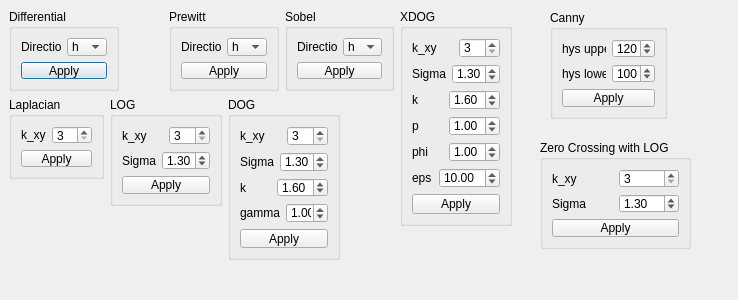
<?xml version="1.0" encoding="UTF-8"?>
<ui version="4.0">
 <class>EdgeDetectorDialog</class>
 <widget class="QDialog" name="EdgeDetectorDialog">
  <property name="geometry">
   <rect>
    <x>0</x>
    <y>0</y>
    <width>738</width>
    <height>300</height>
   </rect>
  </property>
  <property name="windowTitle">
   <string>EdgeDetector Dialog</string>
  </property>
  <widget class="QGroupBox" name="grp_Differential">
   <property name="geometry">
    <rect>
     <x>9</x>
     <y>9</y>
     <width>110</width>
     <height>82</height>
    </rect>
   </property>
   <property name="title">
    <string>Differential</string>
   </property>
   <layout class="QVBoxLayout" name="verticalLayout">
    <item>
     <layout class="QHBoxLayout" name="horizontalLayout">
      <item>
       <widget class="QLabel" name="lbl_Differential_Direction">
        <property name="text">
         <string>Direction</string>
        </property>
       </widget>
      </item>
      <item>
       <widget class="QComboBox" name="cBox_Differential_Direction">
        <item>
         <property name="text">
          <string>h</string>
         </property>
        </item>
        <item>
         <property name="text">
          <string>v</string>
         </property>
        </item>
        <item>
         <property name="text">
          <string>ut</string>
         </property>
        </item>
        <item>
         <property name="text">
          <string>dt</string>
         </property>
        </item>
       </widget>
      </item>
     </layout>
    </item>
    <item>
     <widget class="QPushButton" name="pBtn_Differential_Apply">
      <property name="text">
       <string>Apply</string>
      </property>
     </widget>
    </item>
   </layout>
  </widget>
  <widget class="QGroupBox" name="grp_Prewitt">
   <property name="geometry">
    <rect>
     <x>169</x>
     <y>9</y>
     <width>110</width>
     <height>82</height>
    </rect>
   </property>
   <property name="title">
    <string>Prewitt</string>
   </property>
   <layout class="QVBoxLayout" name="verticalLayout_2">
    <item>
     <layout class="QHBoxLayout" name="horizontalLayout_2">
      <item>
       <widget class="QLabel" name="lbl_Prewitt_Direction">
        <property name="text">
         <string>Direction</string>
        </property>
       </widget>
      </item>
      <item>
       <widget class="QComboBox" name="cBox_Prewitt_Direction">
        <item>
         <property name="text">
          <string>h</string>
         </property>
        </item>
        <item>
         <property name="text">
          <string>v</string>
         </property>
        </item>
        <item>
         <property name="text">
          <string>ut</string>
         </property>
        </item>
        <item>
         <property name="text">
          <string>dt</string>
         </property>
        </item>
       </widget>
      </item>
     </layout>
    </item>
    <item>
     <widget class="QPushButton" name="pBtn_Prewitt_Apply">
      <property name="text">
       <string>Apply</string>
      </property>
     </widget>
    </item>
   </layout>
  </widget>
  <widget class="QGroupBox" name="grp_Sobel">
   <property name="geometry">
    <rect>
     <x>285</x>
     <y>9</y>
     <width>109</width>
     <height>82</height>
    </rect>
   </property>
   <property name="title">
    <string>Sobel</string>
   </property>
   <layout class="QVBoxLayout" name="verticalLayout_3">
    <item>
     <layout class="QHBoxLayout" name="horizontalLayout_3">
      <item>
       <widget class="QLabel" name="lbl_Sobel_Direction">
        <property name="text">
         <string>Direction</string>
        </property>
       </widget>
      </item>
      <item>
       <widget class="QComboBox" name="cBox_Sobel_Direction">
        <item>
         <property name="text">
          <string>h</string>
         </property>
        </item>
        <item>
         <property name="text">
          <string>v</string>
         </property>
        </item>
        <item>
         <property name="text">
          <string>ut</string>
         </property>
        </item>
        <item>
         <property name="text">
          <string>dt</string>
         </property>
        </item>
       </widget>
      </item>
     </layout>
    </item>
    <item>
     <widget class="QPushButton" name="pBtn_Sobel_Apply">
      <property name="text">
       <string>Apply</string>
      </property>
     </widget>
    </item>
   </layout>
  </widget>
  <widget class="QGroupBox" name="grp_XDOG">
   <property name="geometry">
    <rect>
     <x>400</x>
     <y>9</y>
     <width>112</width>
     <height>217</height>
    </rect>
   </property>
   <property name="title">
    <string>XDOG</string>
   </property>
   <layout class="QVBoxLayout" name="verticalLayout_7">
    <item>
     <layout class="QHBoxLayout" name="horizontalLayout_11">
      <item>
       <widget class="QLabel" name="lbl_XDOG_kxy">
        <property name="text">
         <string>k_xy</string>
        </property>
       </widget>
      </item>
      <item>
       <widget class="QSpinBox" name="sBox_XDOG_kxy">
        <property name="minimum">
         <number>3</number>
        </property>
        <property name="singleStep">
         <number>2</number>
        </property>
       </widget>
      </item>
     </layout>
    </item>
    <item>
     <layout class="QHBoxLayout" name="horizontalLayout_12">
      <item>
       <widget class="QLabel" name="lbl_XDOG_Sigma">
        <property name="text">
         <string>Sigma</string>
        </property>
       </widget>
      </item>
      <item>
       <widget class="QDoubleSpinBox" name="dsBox_XDOG_Sigma">
        <property name="minimum">
         <double>0.100000000000000</double>
        </property>
        <property name="maximum">
         <double>30.000000000000000</double>
        </property>
        <property name="singleStep">
         <double>0.100000000000000</double>
        </property>
        <property name="value">
         <double>1.300000000000000</double>
        </property>
       </widget>
      </item>
     </layout>
    </item>
    <item>
     <layout class="QHBoxLayout" name="horizontalLayout_13">
      <item>
       <widget class="QLabel" name="lbl_XDOG_k">
        <property name="text">
         <string>k</string>
        </property>
       </widget>
      </item>
      <item>
       <widget class="QDoubleSpinBox" name="dsBox_XDOG_k">
        <property name="minimum">
         <double>0.100000000000000</double>
        </property>
        <property name="maximum">
         <double>5.000000000000000</double>
        </property>
        <property name="singleStep">
         <double>0.100000000000000</double>
        </property>
        <property name="value">
         <double>1.600000000000000</double>
        </property>
       </widget>
      </item>
     </layout>
    </item>
    <item>
     <layout class="QHBoxLayout" name="horizontalLayout_14">
      <item>
       <widget class="QLabel" name="lbl_XDOG_gamma">
        <property name="text">
         <string>p</string>
        </property>
       </widget>
      </item>
      <item>
       <widget class="QDoubleSpinBox" name="dsBox_XDOG_p">
        <property name="minimum">
         <double>0.000000000000000</double>
        </property>
        <property name="maximum">
         <double>5.000000000000000</double>
        </property>
        <property name="singleStep">
         <double>0.100000000000000</double>
        </property>
        <property name="value">
         <double>1.000000000000000</double>
        </property>
       </widget>
      </item>
     </layout>
    </item>
    <item>
     <layout class="QHBoxLayout" name="horizontalLayout_15">
      <item>
       <widget class="QLabel" name="lbl_XDOG_phi">
        <property name="text">
         <string>phi</string>
        </property>
       </widget>
      </item>
      <item>
       <widget class="QDoubleSpinBox" name="dsBox_XDOG_phi">
        <property name="minimum">
         <double>0.100000000000000</double>
        </property>
        <property name="maximum">
         <double>5.000000000000000</double>
        </property>
        <property name="singleStep">
         <double>0.100000000000000</double>
        </property>
        <property name="value">
         <double>1.000000000000000</double>
        </property>
       </widget>
      </item>
     </layout>
    </item>
    <item>
     <layout class="QHBoxLayout" name="horizontalLayout_16">
      <item>
       <widget class="QLabel" name="lbl_XDOG_eps">
        <property name="text">
         <string>eps</string>
        </property>
       </widget>
      </item>
      <item>
       <widget class="QDoubleSpinBox" name="dsBox_XDOG_eps">
        <property name="minimum">
         <double>-50.000000000000000</double>
        </property>
        <property name="maximum">
         <double>50.000000000000000</double>
        </property>
        <property name="value">
         <double>10.000000000000000</double>
        </property>
       </widget>
      </item>
     </layout>
    </item>
    <item>
     <widget class="QPushButton" name="pBtn_XDOG_Apply">
      <property name="text">
       <string>Apply</string>
      </property>
     </widget>
    </item>
   </layout>
  </widget>
  <widget class="QGroupBox" name="grp_Laplacian">
   <property name="geometry">
    <rect>
     <x>9</x>
     <y>97</y>
     <width>95</width>
     <height>82</height>
    </rect>
   </property>
   <property name="title">
    <string>Laplacian</string>
   </property>
   <layout class="QVBoxLayout" name="verticalLayout_5">
    <item>
     <layout class="QHBoxLayout" name="horizontalLayout_6">
      <item>
       <widget class="QLabel" name="lbl_Laplacian_kxy">
        <property name="text">
         <string>k_xy</string>
        </property>
       </widget>
      </item>
      <item>
       <widget class="QSpinBox" name="sBox_Laplacian_kxy">
        <property name="minimum">
         <number>3</number>
        </property>
        <property name="singleStep">
         <number>2</number>
        </property>
       </widget>
      </item>
     </layout>
    </item>
    <item>
     <widget class="QPushButton" name="pBtn_Laplacian_Apply">
      <property name="text">
       <string>Apply</string>
      </property>
     </widget>
    </item>
   </layout>
  </widget>
  <widget class="QGroupBox" name="grp_LOG">
   <property name="geometry">
    <rect>
     <x>110</x>
     <y>97</y>
     <width>112</width>
     <height>109</height>
    </rect>
   </property>
   <property name="title">
    <string>LOG</string>
   </property>
   <layout class="QVBoxLayout" name="verticalLayout_4">
    <item>
     <layout class="QHBoxLayout" name="horizontalLayout_5">
      <item>
       <widget class="QLabel" name="lbl_LOG_kxy">
        <property name="text">
         <string>k_xy</string>
        </property>
       </widget>
      </item>
      <item>
       <widget class="QSpinBox" name="sBox_LOG_kxy">
        <property name="minimum">
         <number>3</number>
        </property>
        <property name="singleStep">
         <number>2</number>
        </property>
       </widget>
      </item>
     </layout>
    </item>
    <item>
     <layout class="QHBoxLayout" name="horizontalLayout_4">
      <item>
       <widget class="QLabel" name="lbl_LOG_Sigma">
        <property name="text">
         <string>Sigma</string>
        </property>
       </widget>
      </item>
      <item>
       <widget class="QDoubleSpinBox" name="dsBox_LOG_Sigma">
        <property name="minimum">
         <double>0.100000000000000</double>
        </property>
        <property name="maximum">
         <double>30.000000000000000</double>
        </property>
        <property name="singleStep">
         <double>0.100000000000000</double>
        </property>
        <property name="value">
         <double>1.300000000000000</double>
        </property>
       </widget>
      </item>
     </layout>
    </item>
    <item>
     <widget class="QPushButton" name="pBtn_LOG_Apply">
      <property name="text">
       <string>Apply</string>
      </property>
     </widget>
    </item>
   </layout>
  </widget>
  <widget class="QGroupBox" name="grp_DOG">
   <property name="geometry">
    <rect>
     <x>228</x>
     <y>97</y>
     <width>112</width>
     <height>163</height>
    </rect>
   </property>
   <property name="title">
    <string>DOG</string>
   </property>
   <layout class="QVBoxLayout" name="verticalLayout_6">
    <item>
     <layout class="QHBoxLayout" name="horizontalLayout_7">
      <item>
       <widget class="QLabel" name="lbl_DOG_kxy">
        <property name="text">
         <string>k_xy</string>
        </property>
       </widget>
      </item>
      <item>
       <widget class="QSpinBox" name="sBox_DOG_kxy">
        <property name="minimum">
         <number>3</number>
        </property>
        <property name="singleStep">
         <number>2</number>
        </property>
       </widget>
      </item>
     </layout>
    </item>
    <item>
     <layout class="QHBoxLayout" name="horizontalLayout_8">
      <item>
       <widget class="QLabel" name="lbl_DOG_Sigma">
        <property name="text">
         <string>Sigma</string>
        </property>
       </widget>
      </item>
      <item>
       <widget class="QDoubleSpinBox" name="dsBox_DOG_Sigma">
        <property name="minimum">
         <double>0.100000000000000</double>
        </property>
        <property name="maximum">
         <double>30.000000000000000</double>
        </property>
        <property name="singleStep">
         <double>0.100000000000000</double>
        </property>
        <property name="value">
         <double>1.300000000000000</double>
        </property>
       </widget>
      </item>
     </layout>
    </item>
    <item>
     <layout class="QHBoxLayout" name="horizontalLayout_9">
      <item>
       <widget class="QLabel" name="lbl_DOG_k">
        <property name="text">
         <string>k</string>
        </property>
       </widget>
      </item>
      <item>
       <widget class="QDoubleSpinBox" name="dsBox_DOG_k">
        <property name="minimum">
         <double>0.100000000000000</double>
        </property>
        <property name="maximum">
         <double>5.000000000000000</double>
        </property>
        <property name="singleStep">
         <double>0.100000000000000</double>
        </property>
        <property name="value">
         <double>1.600000000000000</double>
        </property>
       </widget>
      </item>
     </layout>
    </item>
    <item>
     <layout class="QHBoxLayout" name="horizontalLayout_10">
      <item>
       <widget class="QLabel" name="lbl_DOG_gamma">
        <property name="text">
         <string>gamma</string>
        </property>
       </widget>
      </item>
      <item>
       <widget class="QDoubleSpinBox" name="dsBox_DOG_gamma">
        <property name="minimum">
         <double>0.100000000000000</double>
        </property>
        <property name="maximum">
         <double>5.000000000000000</double>
        </property>
        <property name="singleStep">
         <double>0.100000000000000</double>
        </property>
        <property name="value">
         <double>1.000000000000000</double>
        </property>
       </widget>
      </item>
     </layout>
    </item>
    <item>
     <widget class="QPushButton" name="pBtn_DOG_Apply">
      <property name="text">
       <string>Apply</string>
      </property>
     </widget>
    </item>
   </layout>
  </widget>
  <widget class="QGroupBox" name="grp_Canny">
   <property name="geometry">
    <rect>
     <x>550</x>
     <y>10</y>
     <width>117</width>
     <height>109</height>
    </rect>
   </property>
   <property name="title">
    <string>Canny</string>
   </property>
   <layout class="QVBoxLayout" name="verticalLayout_9">
    <item>
     <layout class="QHBoxLayout" name="horizontalLayout_19">
      <item>
       <widget class="QLabel" name="lbl_Canny_Hysterisis_Upper">
        <property name="text">
         <string>hys upper</string>
        </property>
       </widget>
      </item>
      <item>
       <widget class="QSpinBox" name="sBox_Canny_Hysterisis_Upper">
        <property name="maximum">
         <number>255</number>
        </property>
        <property name="value">
         <number>120</number>
        </property>
       </widget>
      </item>
     </layout>
    </item>
    <item>
     <layout class="QHBoxLayout" name="horizontalLayout_20">
      <item>
       <widget class="QLabel" name="lbl_Canny_Hysterisis_Lower">
        <property name="text">
         <string>hys lower</string>
        </property>
       </widget>
      </item>
      <item>
       <widget class="QSpinBox" name="sBox_Canny_Hysterisis_Lower">
        <property name="maximum">
         <number>255</number>
        </property>
        <property name="value">
         <number>100</number>
        </property>
       </widget>
      </item>
     </layout>
    </item>
    <item>
     <widget class="QPushButton" name="pBtn_Canny_Apply">
      <property name="text">
       <string>Apply</string>
      </property>
     </widget>
    </item>
   </layout>
  </widget>
  <widget class="QGroupBox" name="grp_Zero_Crossing">
   <property name="geometry">
    <rect>
     <x>540</x>
     <y>140</y>
     <width>151</width>
     <height>109</height>
    </rect>
   </property>
   <property name="title">
    <string>Zero Crossing with LOG</string>
   </property>
   <layout class="QVBoxLayout" name="verticalLayout_8">
    <item>
     <layout class="QHBoxLayout" name="horizontalLayout_17">
      <item>
       <widget class="QLabel" name="lbl_Zero_Crossing_kxy">
        <property name="text">
         <string>k_xy</string>
        </property>
       </widget>
      </item>
      <item>
       <widget class="QSpinBox" name="sBox_Zero_Crossing_kxy">
        <property name="minimum">
         <number>3</number>
        </property>
        <property name="singleStep">
         <number>2</number>
        </property>
       </widget>
      </item>
     </layout>
    </item>
    <item>
     <layout class="QHBoxLayout" name="horizontalLayout_18">
      <item>
       <widget class="QLabel" name="lbl_Zero_Crossing_Sigma">
        <property name="text">
         <string>Sigma</string>
        </property>
       </widget>
      </item>
      <item>
       <widget class="QDoubleSpinBox" name="dsBox_Zero_Crossing_Sigma">
        <property name="minimum">
         <double>0.100000000000000</double>
        </property>
        <property name="maximum">
         <double>30.000000000000000</double>
        </property>
        <property name="singleStep">
         <double>0.100000000000000</double>
        </property>
        <property name="value">
         <double>1.300000000000000</double>
        </property>
       </widget>
      </item>
     </layout>
    </item>
    <item>
     <widget class="QPushButton" name="pBtn_Zero_Crossing_Apply">
      <property name="text">
       <string>Apply</string>
      </property>
     </widget>
    </item>
   </layout>
  </widget>
 </widget>
 <resources/>
 <connections/>
</ui>
